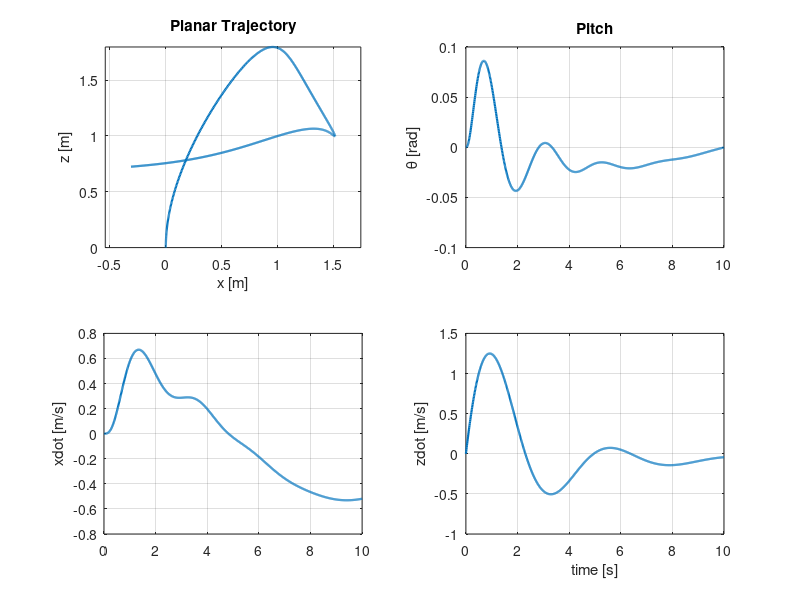

MATLAB code for this plot:
clear; close all; clc;

dt = 0.01;
T = 10;
t = 0:dt:T;
n = numel(t);

g = 9.81;
m = 1.0;
L = 0.25;
drag = 0.08;

state = zeros(6, n);
% state = [x; z; theta; xdot; zdot; thetadot]
u_thrust = zeros(1, n);
u_torque = zeros(1, n);

for k = 1:n-1
    x = state(1, k);
    z = state(2, k);
    theta = state(3, k);
    xdot = state(4, k);
    zdot = state(5, k);
    thetadot = state(6, k);

    target_x = 1.5 * sin(0.35 * t(k));
    target_z = 1.0 + 0.35 * cos(0.25 * t(k));
    ex = target_x - x;
    ez = target_z - z;

    u_thrust(k) = m * (g + 2.0 * ez - 0.8 * zdot);
    theta_cmd = min(max(0.6 * ex - 0.25 * xdot, -0.5), 0.5);
    u_torque(k) = 4.0 * (theta_cmd - theta) - 0.8 * thetadot;

    xddot = (u_thrust(k) / m) * sin(theta) - drag * xdot;
    zddot = (u_thrust(k) / m) * cos(theta) - g - drag * zdot;
    thetaddot = u_torque(k) / (m * L^2 / 3);

    state(4, k + 1) = xdot + xddot * dt;
    state(5, k + 1) = zdot + zddot * dt;
    state(6, k + 1) = thetadot + thetaddot * dt;
    state(1, k + 1) = x + state(4, k + 1) * dt;
    state(2, k + 1) = z + state(5, k + 1) * dt;
    state(3, k + 1) = theta + state(6, k + 1) * dt;
end

figure('Color', 'w');
subplot(2, 2, 1);
plot(state(1, :), state(2, :), 'LineWidth', 1.6);
axis equal;
xlabel('x [m]');
ylabel('z [m]');
title('Planar Trajectory');
grid on;

subplot(2, 2, 2);
plot(t, state(3, :), 'LineWidth', 1.6);
ylabel('\theta [rad]');
title('Pitch');
grid on;

subplot(2, 2, 3);
plot(t, state(4, :), 'LineWidth', 1.6);
ylabel('xdot [m/s]');
grid on;

subplot(2, 2, 4);
plot(t, state(5, :), 'LineWidth', 1.6);
xlabel('time [s]');
ylabel('zdot [m/s]');
grid on;
